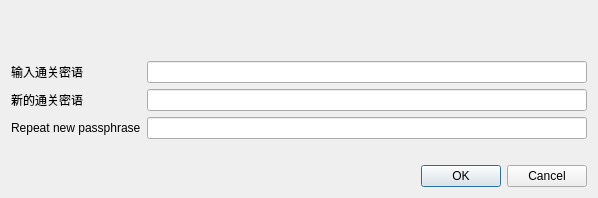
<?xml version="1.0" encoding="UTF-8"?>
<ui version="4.0">
 <class>AskPassphraseDialog</class>
 <widget class="QDialog" name="AskPassphraseDialog">
  <property name="geometry">
   <rect>
    <x>0</x>
    <y>0</y>
    <width>598</width>
    <height>198</height>
   </rect>
  </property>
  <property name="sizePolicy">
   <sizepolicy hsizetype="Preferred" vsizetype="Minimum">
    <horstretch>0</horstretch>
    <verstretch>0</verstretch>
   </sizepolicy>
  </property>
  <property name="minimumSize">
   <size>
    <width>550</width>
    <height>0</height>
   </size>
  </property>
  <property name="windowTitle">
   <string>通关密语对话</string>
  </property>
  <layout class="QVBoxLayout" name="verticalLayout">
   <item>
    <widget class="QLabel" name="warningLabel">
     <property name="textFormat">
      <enum>Qt::RichText</enum>
     </property>
     <property name="wordWrap">
      <bool>true</bool>
     </property>
    </widget>
   </item>
   <item>
    <layout class="QFormLayout" name="formLayout">
     <property name="fieldGrowthPolicy">
      <enum>QFormLayout::AllNonFixedFieldsGrow</enum>
     </property>
     <item row="0" column="0">
      <widget class="QLabel" name="passLabel1">
       <property name="text">
        <string>输入通关密语</string>
       </property>
      </widget>
     </item>
     <item row="0" column="1">
      <widget class="QLineEdit" name="passEdit1">
       <property name="echoMode">
        <enum>QLineEdit::Password</enum>
       </property>
      </widget>
     </item>
     <item row="1" column="0">
      <widget class="QLabel" name="passLabel2">
       <property name="text">
        <string>新的通关密语</string>
       </property>
      </widget>
     </item>
     <item row="1" column="1">
      <widget class="QLineEdit" name="passEdit2">
       <property name="echoMode">
        <enum>QLineEdit::Password</enum>
       </property>
      </widget>
     </item>
     <item row="2" column="0">
      <widget class="QLabel" name="passLabel3">
       <property name="text">
        <string>Repeat new passphrase</string>
       </property>
      </widget>
     </item>
     <item row="2" column="1">
      <widget class="QLineEdit" name="passEdit3">
       <property name="echoMode">
        <enum>QLineEdit::Password</enum>
       </property>
      </widget>
     </item>
     <item row="3" column="1">
      <widget class="QLabel" name="capsLabel">
       <property name="font">
        <font>
         <weight>75</weight>
         <bold>true</bold>
        </font>
       </property>
       <property name="text">
        <string/>
       </property>
       <property name="alignment">
        <set>Qt::AlignCenter</set>
       </property>
      </widget>
     </item>
    </layout>
   </item>
   <item>
    <widget class="QDialogButtonBox" name="buttonBox">
     <property name="orientation">
      <enum>Qt::Horizontal</enum>
     </property>
     <property name="standardButtons">
      <set>QDialogButtonBox::Cancel|QDialogButtonBox::Ok</set>
     </property>
    </widget>
   </item>
  </layout>
 </widget>
 <resources/>
 <connections>
  <connection>
   <sender>buttonBox</sender>
   <signal>accepted()</signal>
   <receiver>AskPassphraseDialog</receiver>
   <slot>accept()</slot>
   <hints>
    <hint type="sourcelabel">
     <x>248</x>
     <y>254</y>
    </hint>
    <hint type="destinationlabel">
     <x>157</x>
     <y>274</y>
    </hint>
   </hints>
  </connection>
  <connection>
   <sender>buttonBox</sender>
   <signal>rejected()</signal>
   <receiver>AskPassphraseDialog</receiver>
   <slot>reject()</slot>
   <hints>
    <hint type="sourcelabel">
     <x>316</x>
     <y>260</y>
    </hint>
    <hint type="destinationlabel">
     <x>286</x>
     <y>274</y>
    </hint>
   </hints>
  </connection>
 </connections>
</ui>
